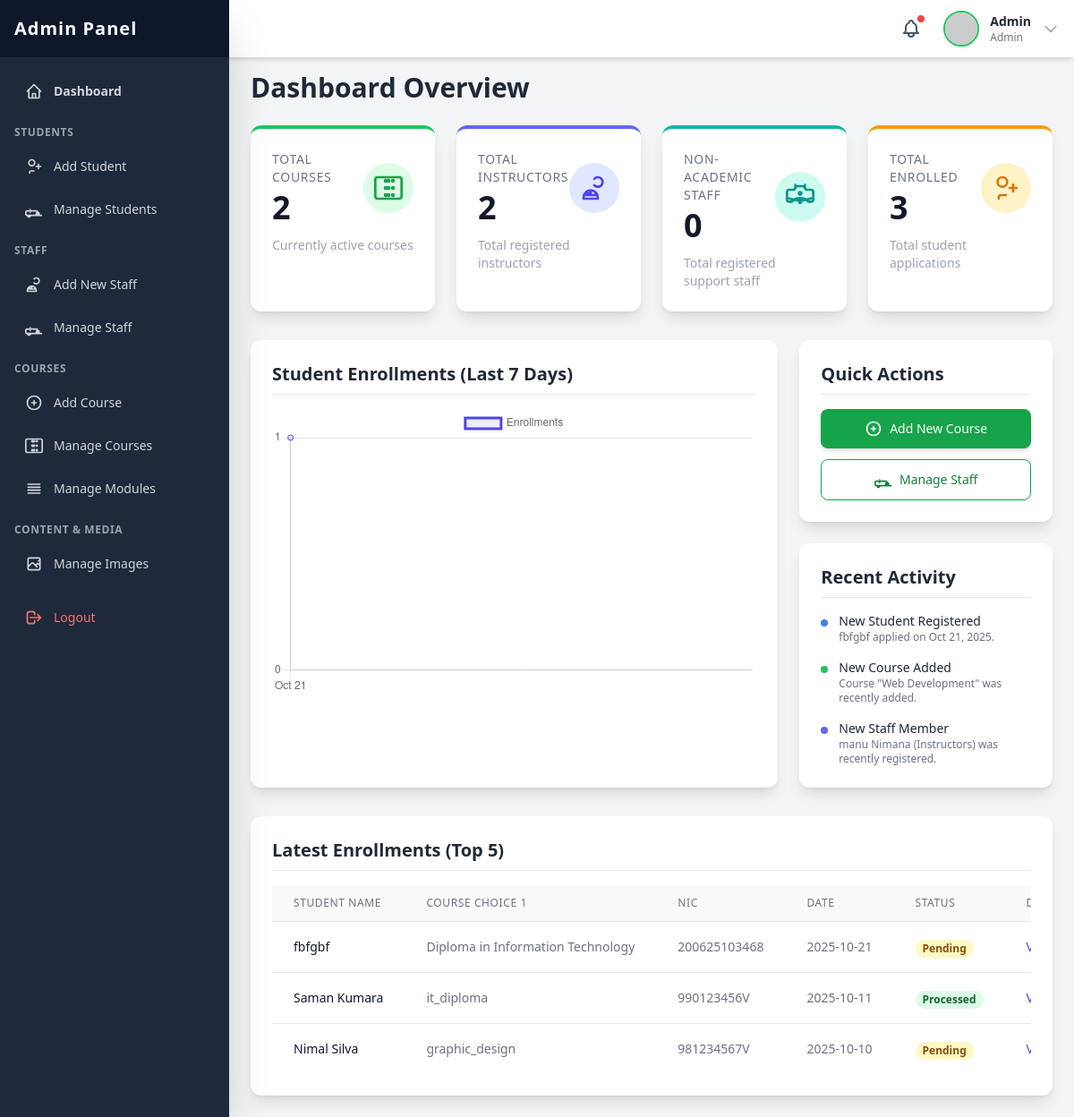
The page /admin/pages/Dashboard.php (signed in) on the database as committed earlier.
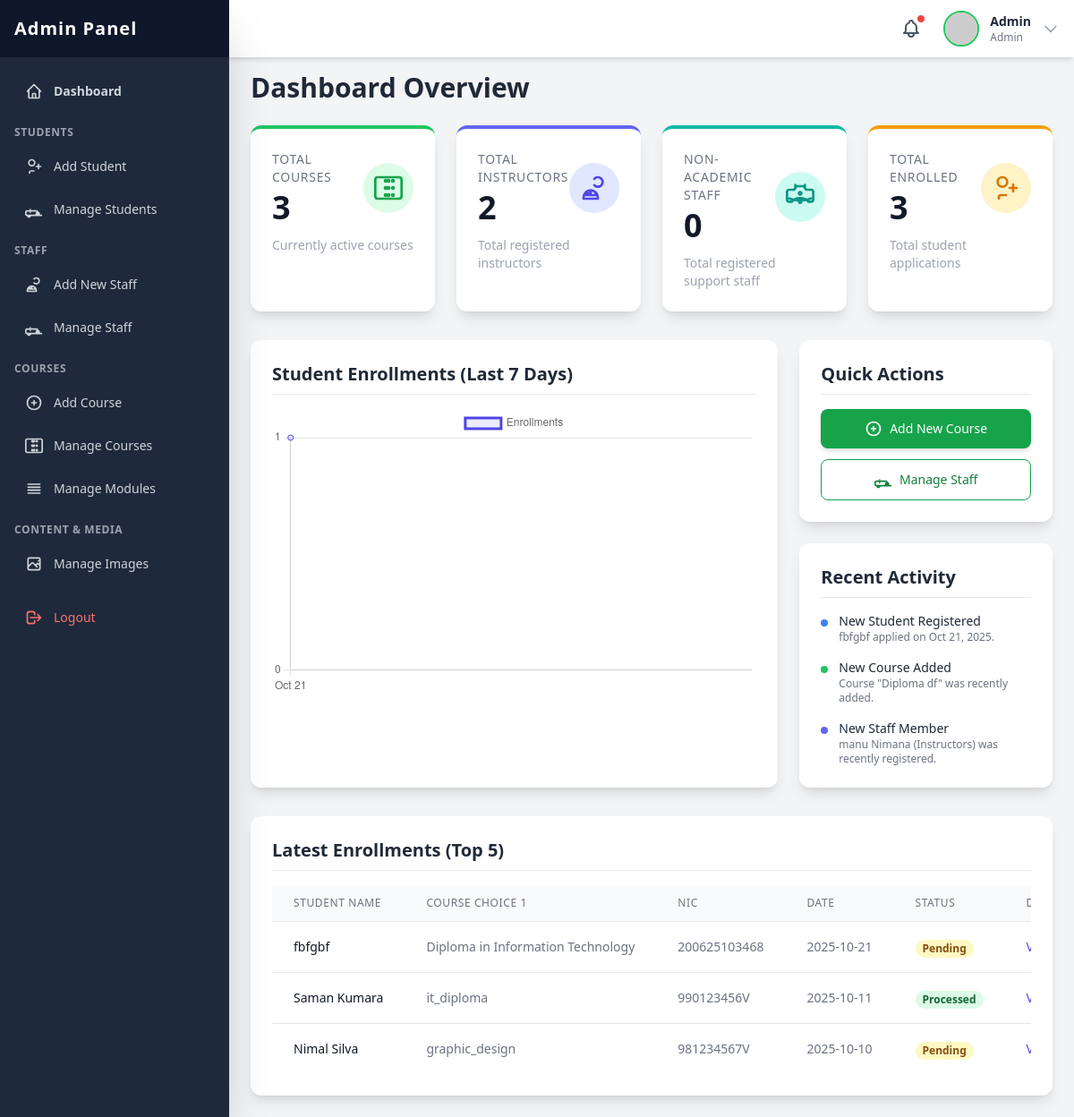
The same page on the database as committed later.
### tables this page shows
CREATE TABLE `course` (
  `id` int(11) NOT NULL,
  `course_no` varchar(12) NOT NULL,
  `course_name` varchar(100) NOT NULL,
  `nvq_level` int(11) NOT NULL,
  `course_type` enum('Full-time','Part-time','Online','Hybrid') NOT NULL,
  `qualifications` varchar(255) NOT NULL,
  `course_duration` int(11) NOT NULL,
  `course_fee` varchar(20) NOT NULL,
  `course_description` text NOT NULL,
  `course_image` varchar(255) DEFAULT NULL,
  `status` enum('active','inactive') NOT NULL DEFAULT 'active'
);

### admin/pages/Dashboard.php (the view, shortened to what the changed rows need)
<?php
include_once('../include/header.php');
include_once('../../include/connection.php');
$total_courses = $con->query("SELECT COUNT(*) as count FROM course")->fetch_assoc()['count'];
$latest_course_result = $con->query("SELECT course_name, id FROM course ORDER BY id DESC LIMIT 1");
$latest_course = $latest_course_result->fetch_assoc();
?>
<h2 class="text-3xl font-bold text-gray-800 mb-6">Dashboard Overview</h2>
<div class="grid grid-cols-1 sm:grid-cols-2 lg:grid-cols-4 gap-6 mb-8">
    <div class="bg-white p-6 rounded-xl shadow-lg border-t-4 border-green-500">
        <div class="flex items-center justify-between">
            <div>
                <p class="text-sm font-medium text-gray-500 uppercase tracking-wider">Total Courses</p>
                <p class="text-4xl font-extrabold text-gray-900 mt-1"><?php echo $total_courses; ?></p>
            </div>
        </div>
    </div>
</div>
<div class="grid grid-cols-1 lg:grid-cols-3 gap-6">
    <div class="lg:col-span-1 space-y-6">
        <div class="bg-white p-6 rounded-xl shadow-lg">
             <ul class="space-y-4">
                 <?php if ($latest_course): ?>
                <li class="flex items-start">
                    <div class="w-2 h-2 rounded-full bg-green-500 mt-2 mr-3 flex-shrink-0"></div>
                    <div>
                        <p class="text-sm font-medium text-gray-800">New Course Added</p>
                        <p class="text-xs text-gray-500">
                           Course "<?php echo htmlspecialchars($latest_course['course_name']); ?>" was recently added.
                        </p>
                    </div>
                </li>
                <?php endif; ?>
            </ul>
        </div>
    </div>
</div>
<div class="bg-white p-6 rounded-xl shadow-lg mt-8">
    <div class="overflow-x-auto">
        <table class="min-w-full divide-y divide-gray-200">
            <thead class="bg-gray-50">
                <tr>
                    <th scope="col" class="px-6 py-3 text-left text-xs font-medium text-gray-500 uppercase tracking-wider">Student Name</th>
                    <th scope="col" class="px-6 py-3 text-left text-xs font-medium text-gray-500 uppercase tracking-wider">Course Choice 1</th>
                    <th scope="col" class="px-6 py-3 text-left text-xs font-medium text-gray-500 uppercase tracking-wider">NIC</th>
                    <th scope="col" class="px-6 py-3 text-left text-xs font-medium text-gray-500 uppercase tracking-wider">Date</th>
                    <th scope="col" class="px-6 py-3 text-left text-xs font-medium text-gray-500 uppercase tracking-wider">Status</th>
                    <th scope="col" class="px-6 py-3 text-left text-xs font-medium text-gray-500 uppercase tracking-wider">Details</th>
                </tr>
            </thead>
        </table>
    </div>
</div>
<?php
include_once('../include/footer.php');
?>

Rows that differ between the two databases and show on the page:
no longer on this page (row unchanged): course: course_name "Web Development"
added course: course_name "Diploma df"
Other text that changed with them:
$total_courses: "2" → "3"
